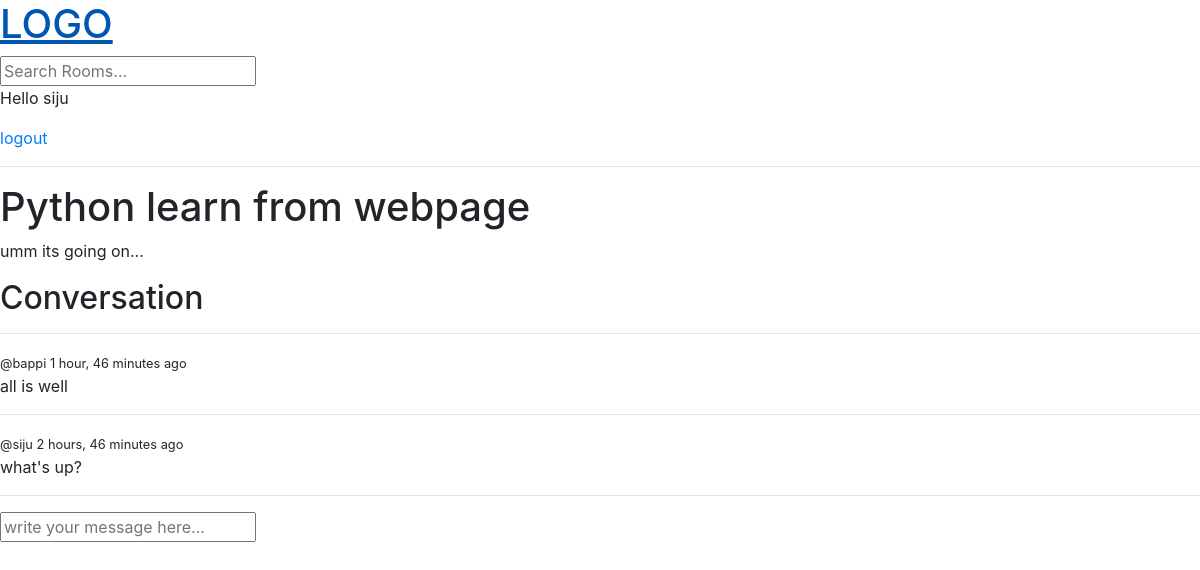
The app's page /room/2 (signed in) with its own data.
### base/models.py (models this page shows, shortened)
class Rooms(models.Model):
    host = models.ForeignKey(User, on_delete=models.SET_NULL, null=True)
    topic = models.ForeignKey(Topic, on_delete=models.SET_NULL, null=True)
    name = models.CharField(max_length=200)
    description = models.TextField(null=True, blank=True)
    participants = models.ManyToManyField(User, related_name='participants', blank=True)
    updated = models.DateTimeField(auto_now=True)
    created = models.DateTimeField(auto_now_add=True)
    class Meta:
        ordering = ['-updated','-created']

class Message(models.Model):
    user = models.ForeignKey(User, on_delete=models.CASCADE)
    room = models.ForeignKey(Rooms, on_delete=models.CASCADE)
    body = models.TextField(max_length=200)
    updated = models.DateTimeField(auto_now=True)
    created = models.DateTimeField(auto_now_add=True)
    class Meta:
        ordering = ['-updated','-created']

### base/views.py (the view, shortened to what this page needs)
# urls.py: path('room/<str:pk>',views.room, name = 'room'),
def room(request,pk):
    room = Rooms.objects.get(id=pk)
    room_messages = room.message_set.all().order_by('-created')
    context = { 'room': room, 'room_messages': room_messages}
    return render(request, 'base/room.html',context)

### base/templates/base/room.html (shortened to what this page needs)
{% extends 'base/main.html' %}
{% block content%}
    <div>
        <h1>{{ room.name }}</h1>
        <p>{{ room.description }}</p>
        <div class="comment-wrapper">
            <h2>Conversation</h2>
            <hr>
            {% for message in room_messages %}
            <div>
                <small>@{{ message.user }} {{ message.created|timesince }} ago</small>
                <p>{{ message.body }}</p>
                <hr>
            </div>
            {% endfor %}
        </div>
    </div>
    {% if request.user.is_authenticated %}
    <div class="comment-form">
        <form action="" method="POST">
            <input type="text" name="body" placeholder="write your message here..." />
        </form>
    </div>
    {% endif %}
{% endblock %}

### base/templates/base/navbar.html
<a href="/">
    <h1>LOGO</h1>
</a>
<form method="GET" action="{% url 'home' %}">
    <input type="text" name="q" placeholder="Search Rooms...">
</form>
{% if request.user.is_authenticated %}
<p>Hello {{ request.user }}</p>
<a href="{% url 'logout' %}">logout</a>
{% else %}
<a href="{% url 'login' %}">Login</a>
{% endif %}
<hr>

### records on screen
Rooms: name "Python learn from webpage", description "umm its going on..."
Message: user "bappi", created "1 hour, 46 minutes", body "all is well"
Message: user "siju", created "2 hours, 46 minutes", body "what's up?"

### other values on screen
{{ request.user }} "siju"
